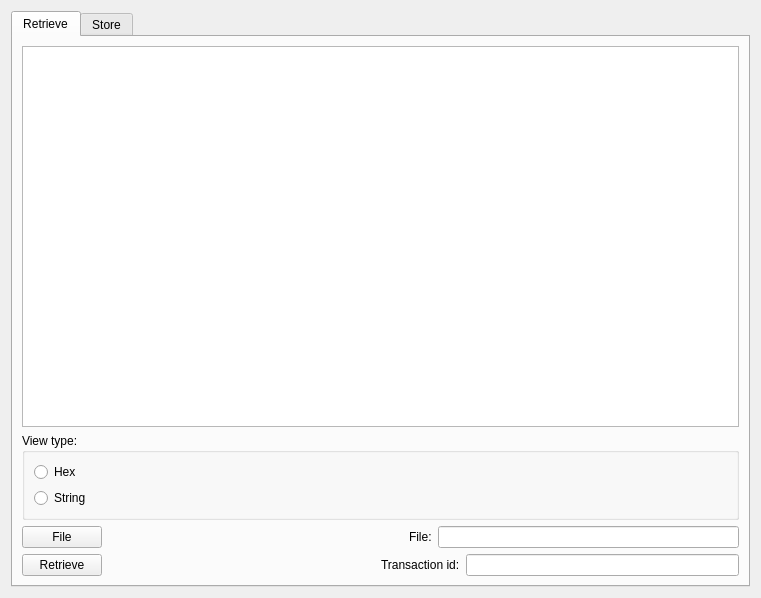
<?xml version="1.0" encoding="UTF-8"?>
<ui version="4.0">
 <class>DataPage</class>
 <widget class="QWidget" name="DataPage">
  <property name="geometry">
   <rect>
    <x>0</x>
    <y>0</y>
    <width>761</width>
    <height>598</height>
   </rect>
  </property>
  <property name="windowTitle">
   <string>Form</string>
  </property>
  <layout class="QVBoxLayout" name="verticalLayout_2">
   <item>
    <widget class="QTabWidget" name="tabWidget">
     <property name="currentIndex">
      <number>0</number>
     </property>
     <widget class="QWidget" name="retrieveTab">
      <attribute name="title">
       <string>Retrieve</string>
      </attribute>
      <layout class="QVBoxLayout" name="verticalLayout">
       <item>
        <widget class="QPlainTextEdit" name="messageRetrieveEdit"/>
       </item>
       <item>
        <layout class="QVBoxLayout" name="verticalLayout_3">
         <item>
          <widget class="QGroupBox" name="viewTypeGroupBox">
           <property name="title">
            <string>View type:</string>
           </property>
           <layout class="QVBoxLayout" name="verticalLayout_8">
            <item>
             <widget class="QRadioButton" name="hexRadioButton">
              <property name="text">
               <string>Hex</string>
              </property>
              <property name="icon">
               <iconset resource="../bitcoin.qrc">
                <normaloff>:/icons/transaction_confirmed</normaloff>:/icons/transaction_confirmed</iconset>
              </property>
             </widget>
            </item>
            <item>
             <widget class="QRadioButton" name="stringRadioButton">
              <property name="text">
               <string>String</string>
              </property>
              <property name="icon">
               <iconset resource="../bitcoin.qrc">
                <normaloff>:/icons/transaction_confirmed</normaloff>:/icons/transaction_confirmed</iconset>
              </property>
             </widget>
            </item>
           </layout>
          </widget>
         </item>
        </layout>
       </item>
       <item>
        <layout class="QHBoxLayout" name="horizontalLayout">
         <item>
          <widget class="QPushButton" name="fileRetrieveButton">
           <property name="text">
            <string>File</string>
           </property>
           <property name="icon">
            <iconset resource="../bitcoin.qrc">
             <normaloff>:/icons/open</normaloff>:/icons/open</iconset>
           </property>
          </widget>
         </item>
         <item>
          <spacer name="horizontalSpacer">
           <property name="orientation">
            <enum>Qt::Horizontal</enum>
           </property>
           <property name="sizeHint" stdset="0">
            <size>
             <width>40</width>
             <height>20</height>
            </size>
           </property>
          </spacer>
         </item>
         <item>
          <widget class="QLabel" name="fileRetrieveLabel">
           <property name="text">
            <string>File:</string>
           </property>
          </widget>
         </item>
         <item>
          <widget class="QLineEdit" name="fileRetrieveEdit"/>
         </item>
        </layout>
       </item>
       <item>
        <layout class="QHBoxLayout" name="horizontalLayout_2">
         <item>
          <widget class="QPushButton" name="retrieveButton">
           <property name="text">
            <string>Retrieve</string>
           </property>
           <property name="icon">
            <iconset resource="../bitcoin.qrc">
             <normaloff>:/icons/receiving_addresses</normaloff>:/icons/receiving_addresses</iconset>
           </property>
          </widget>
         </item>
         <item>
          <spacer name="horizontalSpacer_2">
           <property name="orientation">
            <enum>Qt::Horizontal</enum>
           </property>
           <property name="sizeHint" stdset="0">
            <size>
             <width>40</width>
             <height>20</height>
            </size>
           </property>
          </spacer>
         </item>
         <item>
          <widget class="QLabel" name="txidLabel">
           <property name="text">
            <string>Transaction id:</string>
           </property>
          </widget>
         </item>
         <item>
          <widget class="QLineEdit" name="txidRetrieveEdit"/>
         </item>
        </layout>
       </item>
      </layout>
     </widget>
     <widget class="QWidget" name="storeTab">
      <attribute name="title">
       <string>Store</string>
      </attribute>
      <layout class="QVBoxLayout" name="verticalLayout_6">
       <item>
        <widget class="QTextEdit" name="messageStoreEdit"/>
       </item>
       <item>
        <layout class="QHBoxLayout" name="horizontalLayout_4">
         <item>
          <layout class="QVBoxLayout" name="verticalLayout_7">
           <item>
            <widget class="QGroupBox" name="dataSrcGroupBox">
             <property name="title">
              <string>Data source:</string>
             </property>
             <layout class="QVBoxLayout" name="verticalLayout_4">
              <item>
               <widget class="QRadioButton" name="storeMessageRadioButton">
                <property name="text">
                 <string>Store Message</string>
                </property>
                <property name="icon">
                 <iconset resource="../bitcoin.qrc">
                  <normaloff>:/icons/transaction_confirmed</normaloff>:/icons/transaction_confirmed</iconset>
                </property>
               </widget>
              </item>
              <item>
               <widget class="QRadioButton" name="storeFileRadioButton">
                <property name="text">
                 <string>Store File</string>
                </property>
                <property name="icon">
                 <iconset resource="../bitcoin.qrc">
                  <normaloff>:/icons/transaction_confirmed</normaloff>:/icons/transaction_confirmed</iconset>
                </property>
               </widget>
              </item>
              <item>
               <widget class="QRadioButton" name="storeFileHashRadioButton">
                <property name="text">
                 <string>Store File Hash</string>
                </property>
                <property name="icon">
                 <iconset resource="../bitcoin.qrc">
                  <normaloff>:/icons/transaction_confirmed</normaloff>:/icons/transaction_confirmed</iconset>
                </property>
               </widget>
              </item>
             </layout>
            </widget>
           </item>
          </layout>
         </item>
         <item>
          <layout class="QVBoxLayout" name="verticalLayout_5">
           <item>
            <widget class="QGroupBox" name="dataTypegroupBox">
             <property name="title">
              <string>Data type:</string>
             </property>
             <widget class="QRadioButton" name="dataRadioButton">
              <property name="geometry">
               <rect>
                <x>10</x>
                <y>30</y>
                <width>112</width>
                <height>23</height>
               </rect>
              </property>
              <property name="text">
               <string>Data</string>
              </property>
              <property name="icon">
               <iconset resource="../bitcoin.qrc">
                <normaloff>:/icons/transaction_confirmed</normaloff>:/icons/transaction_confirmed</iconset>
              </property>
             </widget>
             <widget class="QRadioButton" name="signatureRadioButton">
              <property name="geometry">
               <rect>
                <x>10</x>
                <y>60</y>
                <width>112</width>
                <height>23</height>
               </rect>
              </property>
              <property name="text">
               <string>Signature</string>
              </property>
              <property name="icon">
               <iconset resource="../bitcoin.qrc">
                <normaloff>:/icons/transaction_confirmed</normaloff>:/icons/transaction_confirmed</iconset>
              </property>
             </widget>
            </widget>
           </item>
          </layout>
         </item>
        </layout>
       </item>
       <item>
        <layout class="QHBoxLayout" name="horizontalLayout_10">
         <item>
          <widget class="QPushButton" name="fileStoreButton">
           <property name="text">
            <string>File</string>
           </property>
           <property name="icon">
            <iconset resource="../bitcoin.qrc">
             <normaloff>:/icons/open</normaloff>:/icons/open</iconset>
           </property>
          </widget>
         </item>
         <item>
          <spacer name="horizontalSpacer_4">
           <property name="orientation">
            <enum>Qt::Horizontal</enum>
           </property>
           <property name="sizeHint" stdset="0">
            <size>
             <width>40</width>
             <height>20</height>
            </size>
           </property>
          </spacer>
         </item>
         <item>
          <widget class="QLabel" name="fileStoreLabel">
           <property name="text">
            <string>File:</string>
           </property>
          </widget>
         </item>
         <item>
          <widget class="QLineEdit" name="fileStoreEdit"/>
         </item>
        </layout>
       </item>
       <item>
        <layout class="QHBoxLayout" name="horizontalLayout_3">
         <item>
          <widget class="QPushButton" name="storeButton">
           <property name="text">
            <string>Store</string>
           </property>
           <property name="icon">
            <iconset resource="../bitcoin.qrc">
             <normaloff>:/icons/send</normaloff>:/icons/send</iconset>
           </property>
          </widget>
         </item>
         <item>
          <spacer name="horizontalSpacer_3">
           <property name="orientation">
            <enum>Qt::Horizontal</enum>
           </property>
           <property name="sizeHint" stdset="0">
            <size>
             <width>40</width>
             <height>20</height>
            </size>
           </property>
          </spacer>
         </item>
         <item>
          <widget class="QLabel" name="txidStoreLabel">
           <property name="text">
            <string>Transaction id:</string>
           </property>
          </widget>
         </item>
         <item>
          <widget class="QLineEdit" name="txidStoreEdit"/>
         </item>
        </layout>
       </item>
      </layout>
     </widget>
    </widget>
   </item>
  </layout>
 </widget>
 <resources>
  <include location="../bitcoin.qrc"/>
 </resources>
 <connections/>
</ui>
